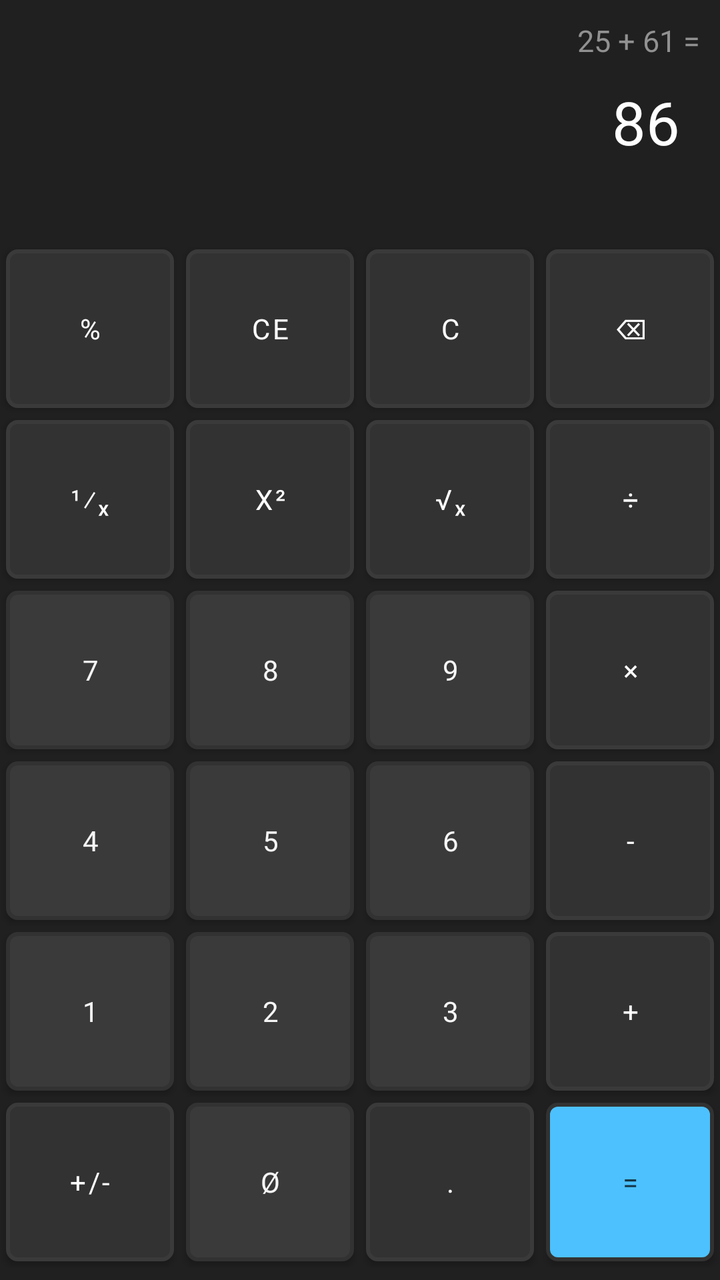
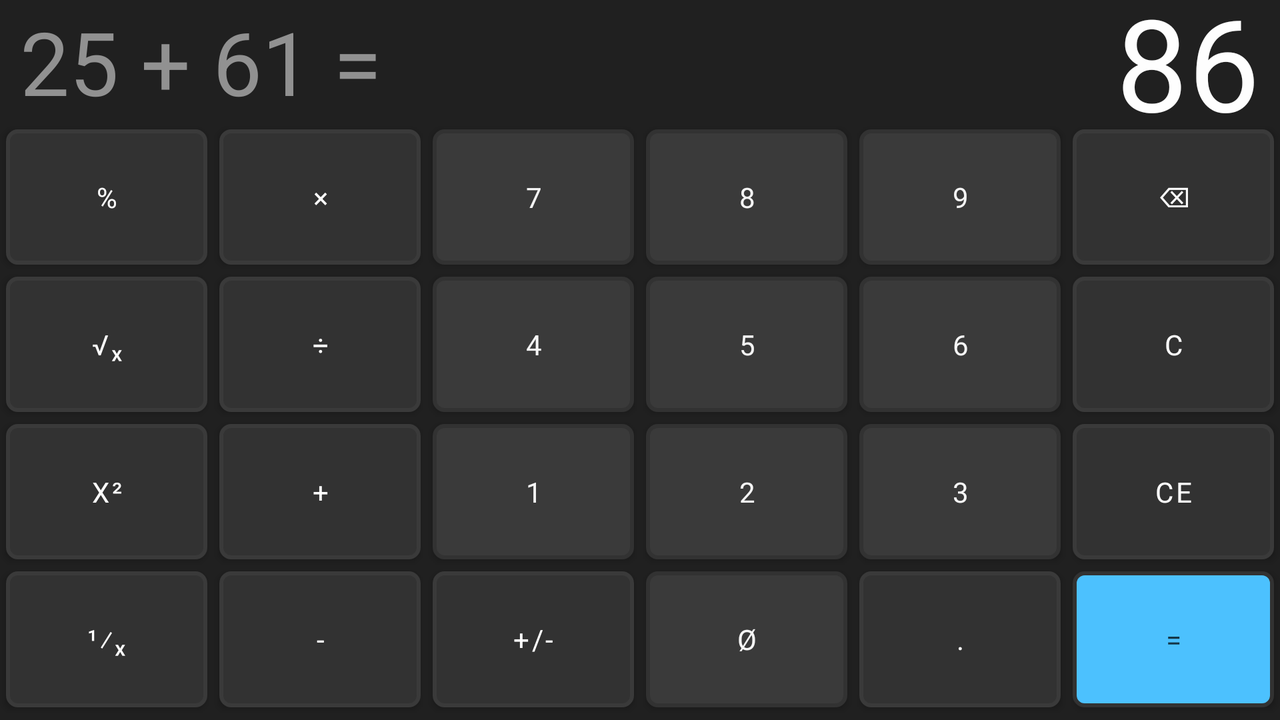

The same Android screen from two of the app's own layout files: first res/layout/ as a phone draws it, then the repository's variant for another configuration, drawn on a device whose configuration selects that folder. Both files follow.
<!-- AndroidManifest.xml: application theme Theme.Android011 -->
<!-- res/layout/activity_calc.xml -->
<?xml version="1.0" encoding="utf-8"?>
<androidx.constraintlayout.widget.ConstraintLayout xmlns:android="http://schemas.android.com/apk/res/android"
    xmlns:app="http://schemas.android.com/apk/res-auto"
    xmlns:tools="http://schemas.android.com/tools"
    android:layout_width="match_parent"
    android:layout_height="match_parent"
    android:background="@color/calc_background"

    tools:context=".CalcActivity">

    <TextView
        android:id="@+id/tv_history"
        android:layout_width="match_parent"
        android:gravity="end"
        android:paddingEnd="10dp"
        android:paddingStart="10dp"
        android:layout_height="wrap_content"
        android:text=""
        tools:text="25 + 61 ="
        android:textColor="@color/calc_history"
        android:textSize="15sp"
        app:layout_constraintBottom_toTopOf="@+id/tv_result"
        app:layout_constraintEnd_toEndOf="parent"
        app:layout_constraintStart_toStartOf="parent"
        app:layout_constraintTop_toTopOf="parent" />

    <TextView
        android:id="@+id/tv_result"
        android:layout_width="match_parent"
        android:layout_height="wrap_content"
        android:gravity="end"
        android:paddingEnd="20dp"
        android:paddingStart="10dp"
        android:text=""
        tools:text="86"
        android:textColor="@color/calc_result"
        android:textSize="30sp"
        app:layout_constraintBottom_toTopOf="@+id/tableLayout"
        app:layout_constraintEnd_toEndOf="parent"
        app:layout_constraintStart_toStartOf="parent"
        app:layout_constraintTop_toTopOf="parent" />

    <TableLayout
        android:id="@+id/tableLayout"
        android:layout_width="match_parent"
        android:layout_height="0dp"
        app:layout_constraintHeight_percent="0.8"
        app:layout_constraintBottom_toBottomOf="parent"
        app:layout_constraintEnd_toEndOf="parent"
        app:layout_constraintStart_toStartOf="parent"
        app:layout_constraintTop_toTopOf="parent"
        app:layout_constraintVertical_bias="0.95">

        <TableRow
            android:layout_width="match_parent"
            android:layout_height="0dp"
            android:layout_weight="1" >

            <Button
                android:id="@+id/calc_btn_percent"
                style="@style/calc_btn_fn_style"
                android:text="@string/calc_btn_percent_text"
                />
            <Button
                android:id="@+id/calc_btn_ce"
                style="@style/calc_btn_fn_style"
                android:text="@string/calc_btn_ce_text"
                />
            <Button
                android:id="@+id/calc_btn_clear"
                style="@style/calc_btn_fn_style"
                android:text="@string/calc_btn_clear_text"
                />
            <Button
                android:id="@+id/calc_btn_backspace"
                style="@style/calc_btn_fn_style"
                android:text="@string/calc_btn_backspace_text"
                />
        </TableRow>
        <TableRow
            android:layout_width="match_parent"
            android:layout_height="0dp"
            android:layout_weight="1" >

            <Button
                android:id="@+id/calc_btn_divide_by_x"
                style="@style/calc_btn_fn_style"
                android:text="@string/calc_btn_divide_by_x_text"
                />
            <Button
                android:id="@+id/calc_btn_x_square"
                style="@style/calc_btn_fn_style"
                android:text="@string/calc_btn_square_text"
                />
            <Button
                android:id="@+id/calc_btn_square_root_of_x"
                style="@style/calc_btn_fn_style"
                android:text="@string/calc_btn_root_of_x_text"
                />
            <Button
                android:id="@+id/calc_btn_divide"
                style="@style/calc_btn_fn_style"
                android:text="@string/calc_btn_divide_text"
                />
        </TableRow>
        <TableRow
            android:layout_width="match_parent"
            android:layout_height="0dp"
            android:layout_weight="1" >

            <Button
                android:id="@+id/calc_btn_num_seven"
                style="@style/calc_btn_op_style"
                android:text="@string/calc_btn_num_seven_text"
                />
            <Button
                android:id="@+id/calc_btn_num_eight"
                style="@style/calc_btn_op_style"
                android:text="@string/calc_btn_num_eight_text"
                />
            <Button
                android:id="@+id/calc_btn_num_nine"
                style="@style/calc_btn_op_style"
                android:text="@string/calc_btn_num_nine_text"
                />
            <Button
                android:id="@+id/calc_btn_multiply"
                style="@style/calc_btn_fn_style"
                android:text="@string/calc_btn_multiply_text"
                />
        </TableRow>
        <TableRow
            android:layout_width="match_parent"
            android:layout_height="0dp"
            android:layout_weight="1" >

            <Button
                android:id="@+id/calc_btn_num_four"
                style="@style/calc_btn_op_style"
                android:text="@string/calc_btn_num_four_text"
                />
            <Button
                android:id="@+id/calc_btn_num_five"
                style="@style/calc_btn_op_style"
                android:text="@string/calc_btn_num_five_text"
                />
            <Button
                android:id="@+id/calc_btn_num_six"
                style="@style/calc_btn_op_style"
                android:text="@string/calc_btn_num_six_text"
                />
            <Button
                android:id="@+id/calc_btn_minus"
                style="@style/calc_btn_fn_style"
                android:text="@string/calc_btn_minus_text"
                />
        </TableRow>
        <TableRow
            android:layout_width="match_parent"
            android:layout_height="0dp"
            android:layout_weight="1">

            <Button
                android:id="@+id/calc_btn_num_one"
                style="@style/calc_btn_op_style"
                android:text="@string/calc_btn_num_one_text"
                />
            <Button
                android:id="@+id/calc_btn_num_two"
                style="@style/calc_btn_op_style"
                android:text="@string/calc_btn_num_two_text"
                />
            <Button
                android:id="@+id/calc_btn_num_three"
                style="@style/calc_btn_op_style"
                android:text="@string/calc_btn_num_three_text"
                />
            <Button
                android:id="@+id/calc_btn_plus"
                style="@style/calc_btn_fn_style"
                android:text="@string/calc_btn_plus_text"
                />
        </TableRow>
        <TableRow
            android:layout_width="match_parent"
            android:layout_height="0dp"
            android:layout_weight="1"
            >

            <Button
                android:id="@+id/calc_btn_plus_minus"
                style="@style/calc_btn_fn_style"
                android:text="@string/calc_btn_plus_minus_text"
                />
            <Button
                android:id="@+id/calc_btn_num_zero"
                style="@style/calc_btn_op_style"
                android:text="@string/calc_btn_num_zero_text"
                />
            <Button
                android:id="@+id/calc_btn_point"
                style="@style/calc_btn_fn_style"
                android:text="@string/calc_btn_point_text"
                />
            <Button
                android:id="@+id/calc_btn_equal"
                style="@style/calc_btn_eq_style"
                android:text="@string/calc_btn_equal_text"
                />
        </TableRow>



    </TableLayout>
</androidx.constraintlayout.widget.ConstraintLayout>
<!-- resources referenced by this layout -->
<resources>
  <color name="calc_background">#202020</color>
  <color name="calc_history">#919191</color>
  <color name="calc_result">#FEFEFE</color>
  <string name="calc_btn_backspace_text">\u232B</string>
  <string name="calc_btn_ce_text">CE</string>
  <string name="calc_btn_clear_text">C</string>
  <string name="calc_btn_divide_by_x_text">\u00b9\u2044\u2093</string>
  <string name="calc_btn_divide_text">\u00F7</string>
  <string name="calc_btn_equal_text">=</string>
  <string name="calc_btn_minus_text">-</string>
  <string name="calc_btn_multiply_text">\u00D7</string>
  <string name="calc_btn_num_eight_text">8</string>
  <string name="calc_btn_num_five_text">5</string>
  <string name="calc_btn_num_four_text">4</string>
  <string name="calc_btn_num_nine_text">9</string>
  <string name="calc_btn_num_one_text">1</string>
  <string name="calc_btn_num_seven_text">7</string>
  <string name="calc_btn_num_six_text">6</string>
  <string name="calc_btn_num_three_text">3</string>
  <string name="calc_btn_num_two_text">2</string>
  <string name="calc_btn_num_zero_text">Ø</string>
  <string name="calc_btn_percent_text">%</string>
  <string name="calc_btn_plus_minus_text">+/-</string>
  <string name="calc_btn_plus_text">+</string>
  <string name="calc_btn_point_text">.</string>
  <string name="calc_btn_root_of_x_text">\u221A\u2093</string>
  <string name="calc_btn_square_text">x\u00B2</string>
  <style name="calc_btn_eq_style" parent="calc_btn_base_style">
          <item name="android:textColor">@color/calc_eq_btn_fg</item>
          <item name="android:background">@drawable/btn_eq_shape</item>
      </style>
  <style name="calc_btn_fn_style" parent="calc_btn_base_style">
          <item name="android:textColor">@color/calc_fn_btn_fg</item>
          <item name="android:background">@drawable/btn_fn_shape</item>
      </style>
  <style name="calc_btn_op_style" parent="calc_btn_base_style">
          <item name="android:textColor">@color/calc_op_btn_fg</item>
          <item name="android:background">@drawable/btn_op_shape</item>
      </style>
  <style name="calc_btn_base_style" parent="TextAppearance.AppCompat">
          <item name="android:layout_margin">3dp</item>
          <item name="backgroundTint">@null</item>
          <item name="android:layout_width">0dp</item>
          <item name="android:layout_weight">1</item>
          <item name="android:layout_height">match_parent</item>
      </style>
  <color name="calc_eq_btn_fg">#153647</color>
  <!-- drawable btn_eq_shape (drawable) -->
  <?xml version="1.0" encoding="utf-8"?>
  <shape
      xmlns:android="http://schemas.android.com/apk/res/android"
      android:shape="rectangle">
  
      <stroke
          android:color="@color/calc_fn_btn_bg"
          android:width="2dp"/>
      <solid
          android:color="@color/calc_eq_btn_bg"/>
      <corners
          android:radius="5dp"/>
  </shape>
  <color name="calc_fn_btn_fg">#FEFEFE</color>
  <color name="calc_op_btn_fg">#F6F6F6</color>
  <!-- drawable btn_op_shape (drawable) -->
  <?xml version="1.0" encoding="utf-8"?>
  <shape
      xmlns:android="http://schemas.android.com/apk/res/android"
      android:shape="rectangle">
  
      <stroke
          android:color="@color/calc_fn_btn_bg"
          android:width="2dp"/>
      <solid
          android:color="@color/calc_op_btn_bg"/>
      <corners
          android:radius="5dp"/>
  </shape>
  <color name="purple_500">#FF6200EE</color>
  <color name="purple_700">#FF3700B3</color>
  <color name="white">#FFFFFFFF</color>
  <color name="teal_200">#FF03DAC5</color>
  <color name="teal_700">#FF018786</color>
  <color name="black">#FF000000</color>
  <color name="calc_fn_btn_bg">#323232</color>
  <color name="calc_eq_btn_bg">#4CC1FE</color>
  <color name="calc_op_btn_bg">#3A3A3A</color>
</resources>
<!-- res/layout-land/activity_calc.xml (the repository's variant of the layout above) -->
<!-- drawn on the phone turned sideways -->
<?xml version="1.0" encoding="utf-8"?>
<androidx.constraintlayout.widget.ConstraintLayout xmlns:android="http://schemas.android.com/apk/res/android"
    xmlns:app="http://schemas.android.com/apk/res-auto"
    xmlns:tools="http://schemas.android.com/tools"
    android:layout_width="match_parent"
    android:layout_height="match_parent"
    android:background="@color/calc_background"

    tools:context=".CalcActivity">

    <LinearLayout
        android:layout_width="match_parent"
        android:layout_height="wrap_content"
        android:orientation="horizontal"
        app:layout_constraintBottom_toTopOf="@+id/tableLayout"
        app:layout_constraintEnd_toEndOf="parent"
        app:layout_constraintStart_toStartOf="parent"
        app:layout_constraintTop_toTopOf="parent">

        <TextView
            android:id="@+id/tv_history"
            android:layout_width="0dp"
            android:layout_height="wrap_content"
            android:layout_weight="1"
            android:gravity="start"
            android:layout_gravity="center"
            android:paddingStart="10dp"
            android:paddingEnd="10dp"
            android:text=""
            android:textColor="@color/calc_history"
            android:textSize="44sp"
            tools:text="25 + 61 =" />

        <TextView
            android:id="@+id/tv_result"
            android:layout_width="0dp"
            android:layout_height="wrap_content"
            android:layout_weight="2"
            android:gravity="end"
            android:paddingStart="10dp"
            android:paddingEnd="10dp"
            android:text=""
            android:textColor="@color/calc_result"
            android:textSize="64sp"
            android:textStyle="normal"
            tools:text="86" />

    </LinearLayout>

    <TableLayout
        android:id="@+id/tableLayout"
        android:layout_width="match_parent"
        android:layout_height="0dp"
        app:layout_constraintHeight_percent="0.82"
        app:layout_constraintBottom_toBottomOf="parent"
        app:layout_constraintEnd_toEndOf="parent"
        app:layout_constraintStart_toStartOf="parent"
        app:layout_constraintTop_toTopOf="parent"
        app:layout_constraintVertical_bias="0.95">

        <TableRow
            android:layout_width="match_parent"
            android:layout_height="0dp"
            android:layout_weight="1" >


            <Button
                android:id="@+id/calc_btn_percent"
                style="@style/calc_btn_fn_style"
                android:text="@string/calc_btn_percent_text"
                />
            <Button
            android:id="@+id/calc_btn_multiply"
            style="@style/calc_btn_fn_style"
            android:text="@string/calc_btn_multiply_text"
            />
            <Button
                android:id="@+id/calc_btn_num_seven"
                style="@style/calc_btn_op_style"
                android:text="@string/calc_btn_num_seven_text"
                />

            <Button
                android:id="@+id/calc_btn_num_eight"
                style="@style/calc_btn_op_style"
                android:text="@string/calc_btn_num_eight_text"
                />
            <Button
                android:id="@+id/calc_btn_num_nine"
                style="@style/calc_btn_op_style"
                android:text="@string/calc_btn_num_nine_text"
                />


            <Button
                android:id="@+id/calc_btn_backspace"
                style="@style/calc_btn_fn_style"
                android:text="@string/calc_btn_backspace_text"
                />
        </TableRow>
        <TableRow
            android:layout_width="match_parent"
            android:layout_height="0dp"
            android:layout_weight="1" >


            <Button
                android:id="@+id/calc_btn_square_root_of_x"
                style="@style/calc_btn_fn_style"
                android:text="@string/calc_btn_root_of_x_text"
                />
            <Button
                android:id="@+id/calc_btn_divide"
                style="@style/calc_btn_fn_style"
                android:text="@string/calc_btn_divide_text"
                />
            <Button
                android:id="@+id/calc_btn_num_four"
                style="@style/calc_btn_op_style"
                android:text="@string/calc_btn_num_four_text"
                />
            <Button
                android:id="@+id/calc_btn_num_five"
                style="@style/calc_btn_op_style"
                android:text="@string/calc_btn_num_five_text"
                />
            <Button
                android:id="@+id/calc_btn_num_six"
                style="@style/calc_btn_op_style"
                android:text="@string/calc_btn_num_six_text"
                />
            <Button
                android:id="@+id/calc_btn_clear"
                style="@style/calc_btn_fn_style"
                android:text="@string/calc_btn_clear_text"
                />
        </TableRow>
        <TableRow
            android:layout_width="match_parent"
            android:layout_height="0dp"
            android:layout_weight="1">

            <Button
                android:id="@+id/calc_btn_x_square"
                style="@style/calc_btn_fn_style"
                android:text="@string/calc_btn_square_text"
                />

            <Button
                android:id="@+id/calc_btn_plus"
                style="@style/calc_btn_fn_style"
                android:text="@string/calc_btn_plus_text"
                />
            <Button
                android:id="@+id/calc_btn_num_one"
                style="@style/calc_btn_op_style"
                android:text="@string/calc_btn_num_one_text"
                />
            <Button
                android:id="@+id/calc_btn_num_two"
                style="@style/calc_btn_op_style"
                android:text="@string/calc_btn_num_two_text"
                />
            <Button
                android:id="@+id/calc_btn_num_three"
                style="@style/calc_btn_op_style"
                android:text="@string/calc_btn_num_three_text"
                />


            <Button
                android:id="@+id/calc_btn_ce"
                style="@style/calc_btn_fn_style"
                android:text="@string/calc_btn_ce_text"
                />
        </TableRow>
        <TableRow
            android:layout_width="match_parent"
            android:layout_height="0dp"
            android:layout_weight="1"
            >


            <Button
                android:id="@+id/calc_btn_divide_by_x"
                style="@style/calc_btn_fn_style"
                android:text="@string/calc_btn_divide_by_x_text"
                />
            <Button
                android:id="@+id/calc_btn_minus"
                style="@style/calc_btn_fn_style"
                android:text="@string/calc_btn_minus_text"
                />
            <Button
                android:id="@+id/calc_btn_plus_minus"
                style="@style/calc_btn_fn_style"
                android:text="@string/calc_btn_plus_minus_text"
                />
            <Button
                android:id="@+id/calc_btn_num_zero"
                style="@style/calc_btn_op_style"
                android:text="@string/calc_btn_num_zero_text"
                />
            <Button
                android:id="@+id/calc_btn_point"
                style="@style/calc_btn_fn_style"
                android:text="@string/calc_btn_point_text"
                />
            <Button
                android:id="@+id/calc_btn_equal"
                style="@style/calc_btn_eq_style"
                android:text="@string/calc_btn_equal_text"
                />
        </TableRow>



    </TableLayout>
</androidx.constraintlayout.widget.ConstraintLayout>
